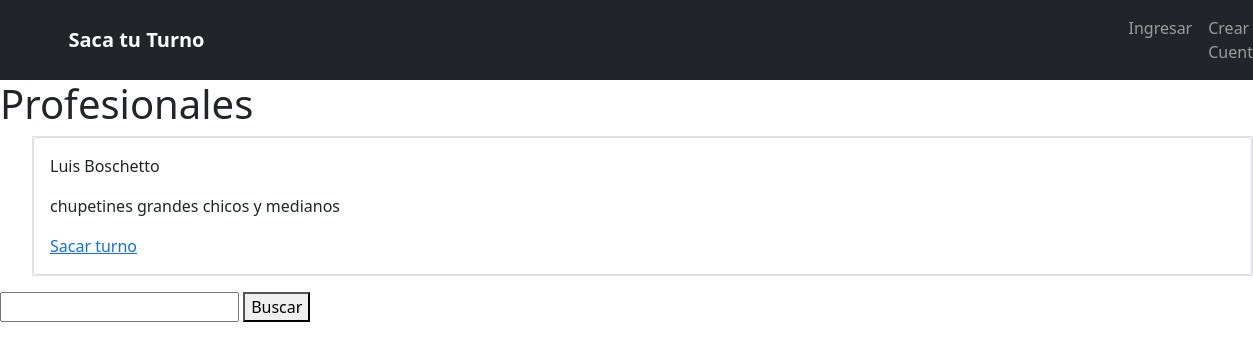
/servicios/2/, run on the app's committed database.
### sitio/models.py (models this page shows, shortened)
class ServicioPrestado(models.Model):
    nombre = models.CharField(max_length=50, blank = False)       # NO LLEVA NOMBRE EL SERVICIO PRESTADO
    descripcion = models.TextField(max_length=150, blank = False)
    propietario = models.ForeignKey(User, on_delete=models.CASCADE)
    categoria = models.ForeignKey(Categoria, on_delete=models.CASCADE, blank = True, null= True)
    subcategoria = models.ForeignKey(SubCategoria, on_delete=models.CASCADE, blank = True, null= True)
    diasAtencion = models.ManyToManyField(Days)
    duracionTurno = models.IntegerField(default = 30, null= False, blank = False)
    ciudad = models.CharField(max_length= 20, choices = ciudades, blank = True, null= True)

### sitio/views.py (the view, shortened to what this page needs)
def servicios(request, id_subcategoria):
    servicios = ServicioPrestado.objects.filter(subcategoria_id = id_subcategoria)
    query = request.GET.get('buscar_servicio')
    return render(request, 'servicios.html', {'servicios': servicios})

### templates/servicios.html (shortened to what this page needs)
{% extends "base.html" %}
{%block content %}
    <h1> Profesionales </h1>
    <ul>
        <div class="card-group border border-black">
            {%for item in servicios %}
            <div class="card">
                <div class="card-body">
                    <div class="card-title"><p>{{item.propietario.first_name}} {{item.propietario.last_name}} </p> </div>
                    <div class="panel-text"><p>{{item.descripcion}}</p></div>
                    <div class="panel-foocter"><a href="{% url 'pedir_turno' item.id item.propietario.id %}">Sacar turno</a></div>
                </div>
            </div>
            {%endfor%}
        </div>
    </ul>
    <form method="GET">
        <div>
            <input type="text" name="buscar_servicio" id="">
            <button type="submit">Buscar</button>
        </div>
    </form>
{% endblock %}

### static/fullcalendar/main.css (style rules this page uses)
:root { --fc-daygrid-event-dot-width: 8px; }
:root { --fc-list-event-dot-width: 10px; --fc-list-event-hover-bg-color: #f5f5f5; }

### data on the page
ServicioPrestado: propietario.first_name "Luis", propietario.last_name "Boschetto", descripcion "chupetines grandes chicos y medianos"
